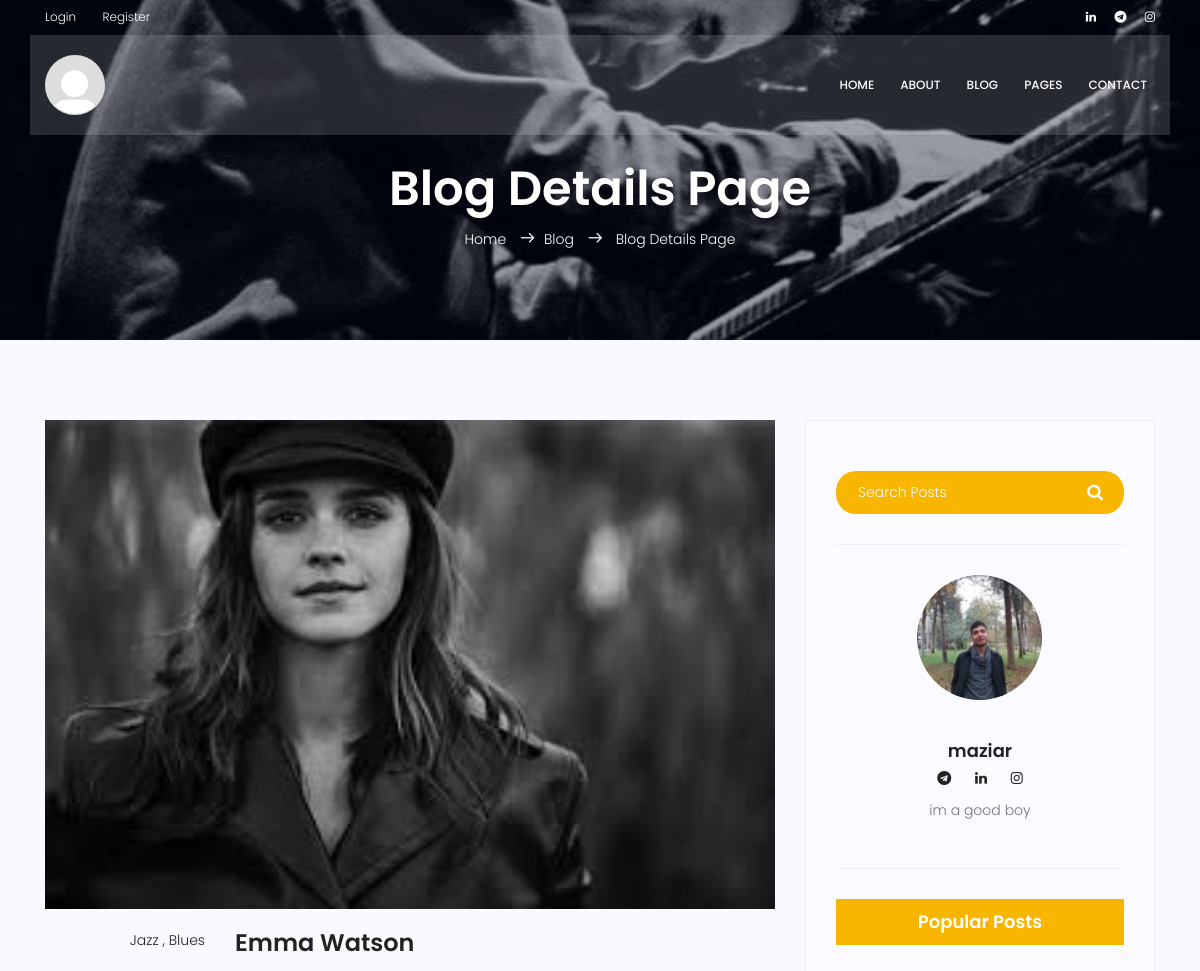
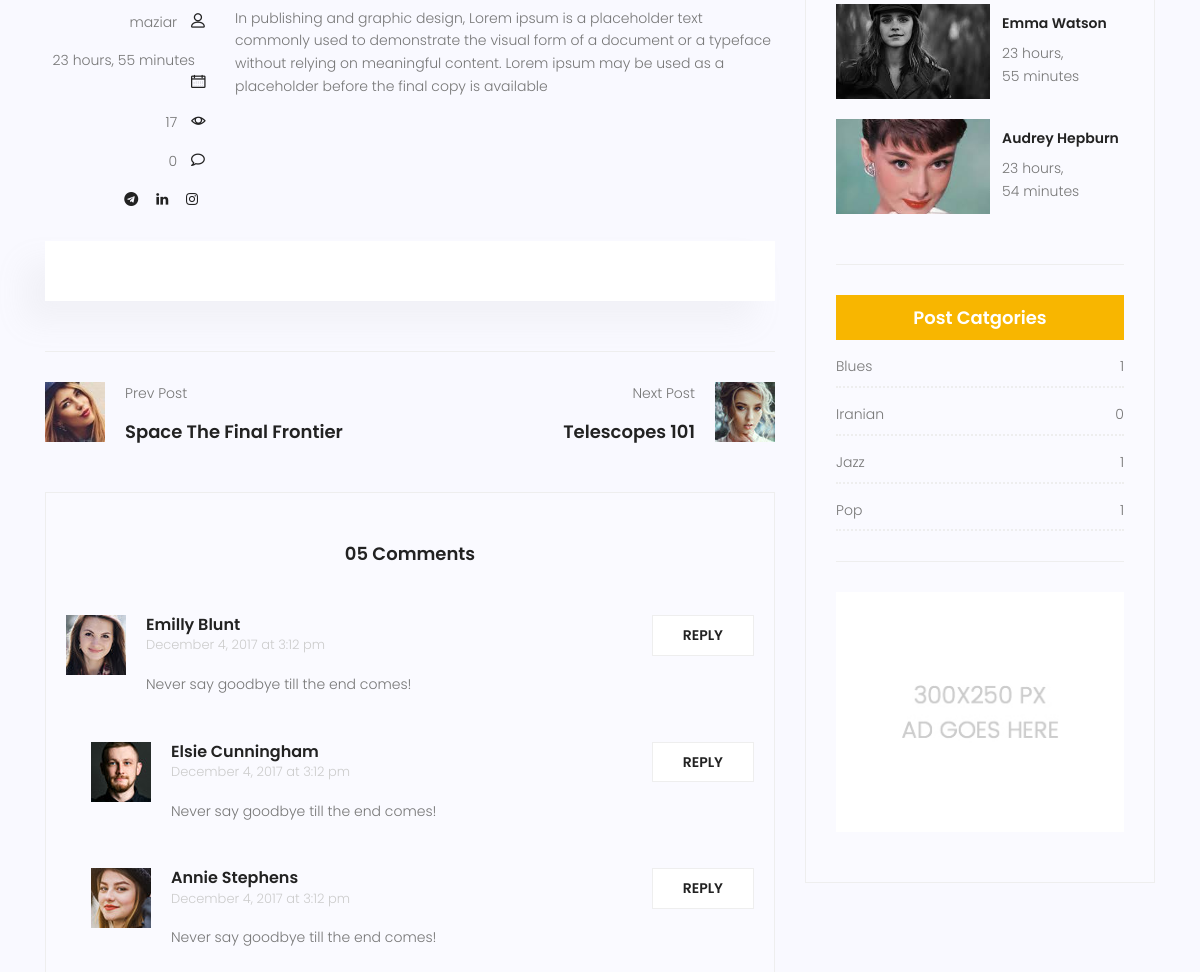
The app's page /blog/single-view/1 (upper part), older data (2 pictures, top to bottom).
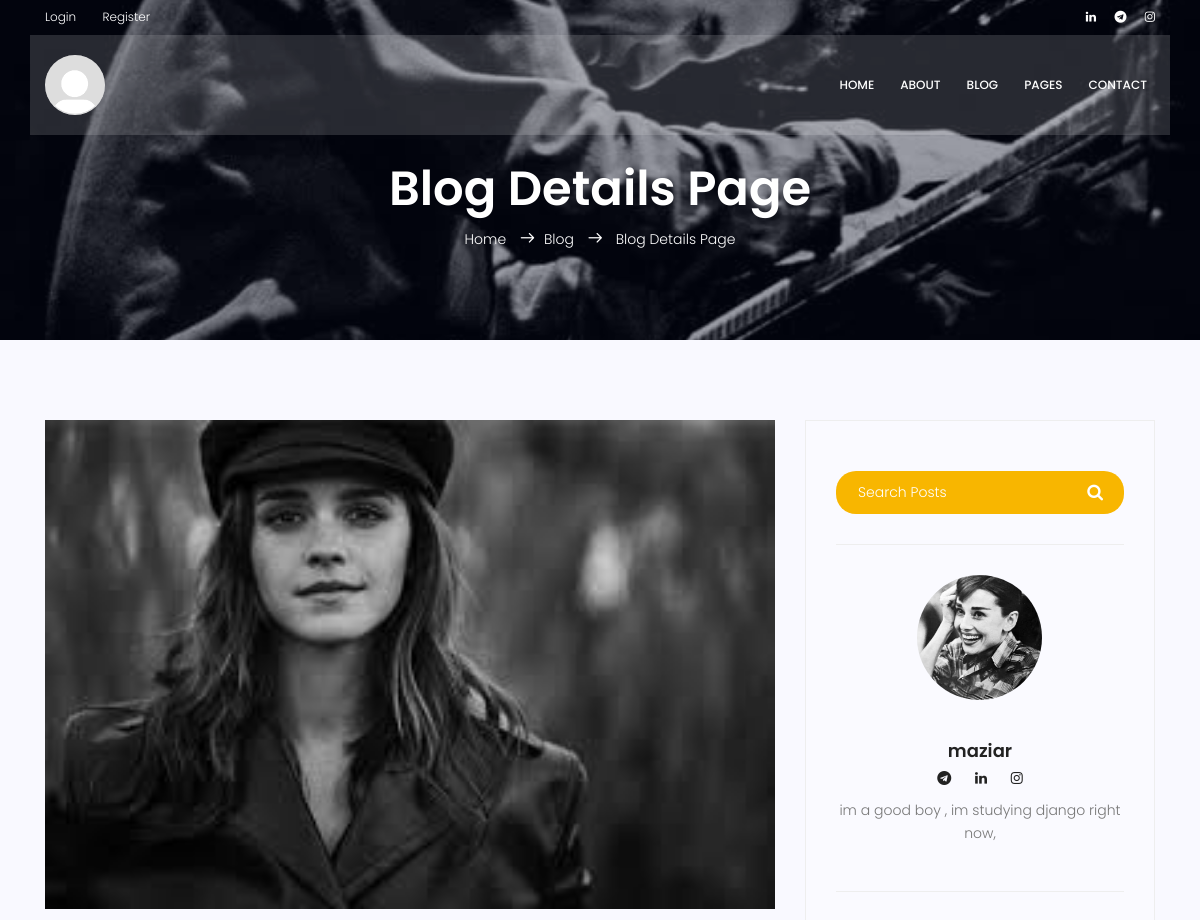
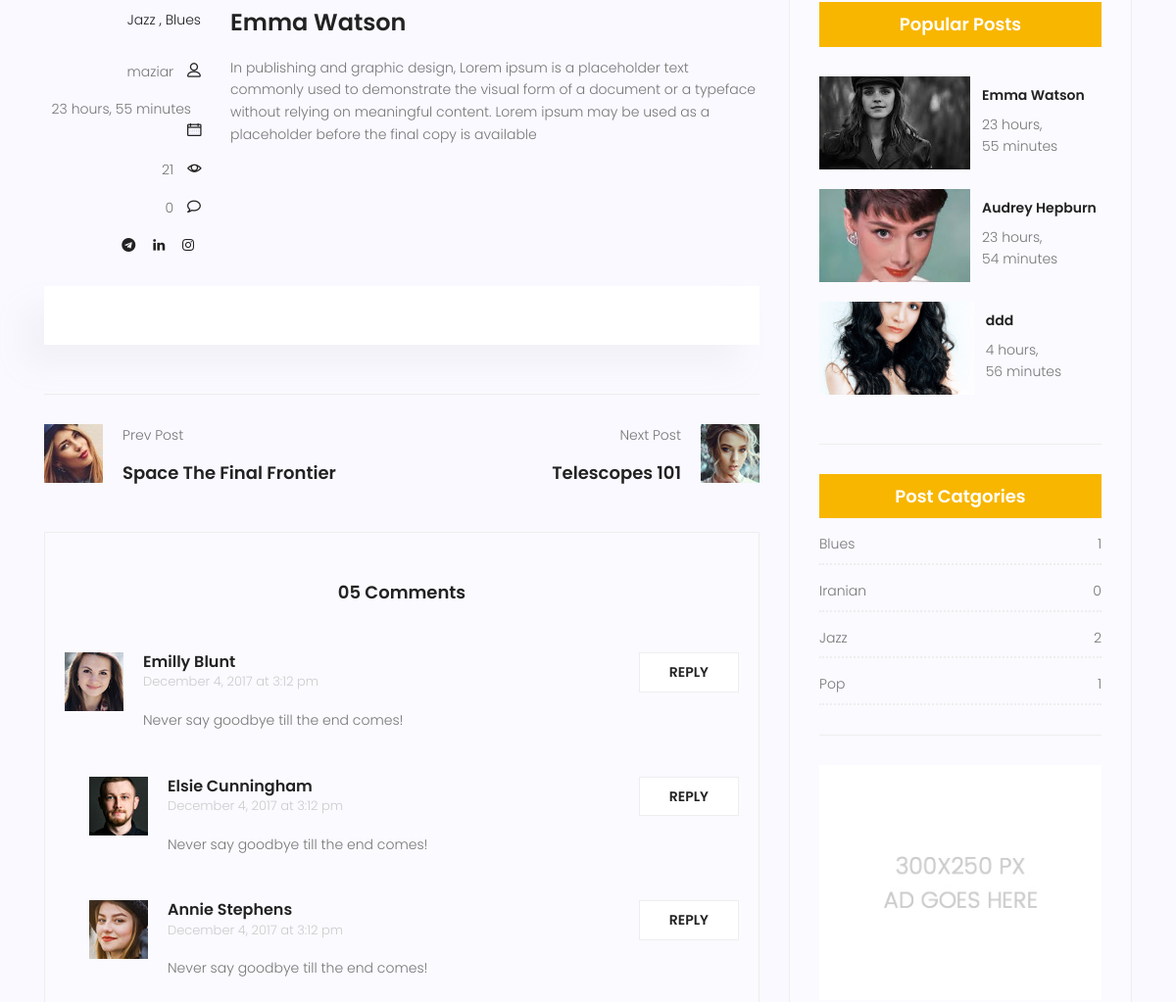
The same page, newer data (2 pictures, top to bottom).
### blog/models.py (models this page shows, shortened)
class Category(models.Model):
    title=models.CharField(max_length=100)
    slug=models.SlugField()
    def __str__(self):
        return self.slug

class Post(models.Model):
    title= models.CharField(max_length=100)
    content=models.TextField()
    category=models.ManyToManyField(Category)
    created=models.DateTimeField(auto_now_add=True)
    updated=models.DateTimeField(auto_now=True)
    image_file=models.ImageField(upload_to='post_image_files')
    audio_file = models.FileField(upload_to='post_audio_files',null=True,blank=True)
    counted_views = models.IntegerField(default=1)
    post_author=models.ForeignKey(User,on_delete=models.CASCADE)
    likes=models.ManyToManyField(User,related_name='post_likes',null=True,blank=True)
    def get_absolute_url(self):
       return reverse('blog:single_view',kwargs={'pk':self.id})

### account/models.py (models this page shows, shortened)
class Profile(models.Model):
    user = models.OneToOneField(User,on_delete=models.CASCADE)
    follow = models.ManyToManyField('self',related_name='follwed_by',
                                    symmetrical=False,blank=True)
    bio = models.TextField(default='No Bio')
    profile_image = models.ImageField(upload_to='profile_images',default='default_profile.png')
    linkedin_id=models.CharField(max_length=120,blank=True,null=True,default='s')
    instagram_id=models.CharField(max_length=120,blank=True,null=True,default='s')
    telegram_id=models.CharField(max_length=120,blank=True,null=True,default='s')
    created = models.DateTimeField(auto_now_add=True)
    updated = models.DateTimeField(auto_now=True)

### blog/views.py (the view)
# urls.py: path('single-view/<int:pk>',BlogSingleView.as_view(), name='single_view'),
class BlogSingleView(DetailView):
    model=Post
    template_name='blog/blog-single.html'
    context_object_name='post'
    def get_context_data(self,**kwargs):
        context= super().get_context_data(**kwargs)
        Post.objects.filter(id=self.kwargs.get('pk')).update(counted_views=F('counted_views') + 1)
        return context

### account/templatetags/account_custom_tags.py (called while the page is built)
@register.inclusion_tag('account/writer-info.html')
def writer_widget(pid):
    profile=Profile.objects.get(id=pid)
    return {
        'profile':profile
    }

### blog/templatetags/blog_custom_tags.py (called while the page is built)
@register.inclusion_tag('blog/post-category.html')
def post_category():
    category_counts=Category.objects.annotate(post_count=Count('post'))
    print(category_counts)
    cat_dict={}
    for category in category_counts:
        category_title=category.title
        category_count=category.post_count
        cat_dict[category_title]=category_count
    return {
        'categories':cat_dict,
         }

@register.inclusion_tag('blog/popular-posts.html')
def popular_posts():
  posts = Post.objects.order_by('-counted_views')[:4]
  return {
    'posts':posts
  }

### templates/blog/blog-single.html (shortened to what the changed rows need)
{% extends 'base.html' %}
{% load static %}
{% load blog_custom_tags %}
{% load account_custom_tags %}
{% block content %}
			<section class="relative about-banner">
				<div class="container">
					<div class="row d-flex align-items-center justify-content-center">
						<div class="about-content col-lg-12">
							<h1 class="text-white">
								Blog Details Page
							</h1>
						</div>
					</div>
				</div>
			</section>
			<section class="post-content-area single-post-area">
				<div class="container">
					<div class="row">
						<div class="col-lg-8 posts-list">
							<div class="single-post row">
								<div class="col-lg-12">
									<div class="feature-img">
										<img class="img-fluid" src="{{post.image_file.url}}" alt="">
									</div>
								</div>
								<div class="col-lg-3  col-md-3 meta-details">
									<ul class="tags">
										{% for cat in post.category.all %}
										<li><a href="#">
											{{cat.title}}
											{% if not forloop.last %}
											,
											{% endif %}
										</a></li>
										{% endfor %}
									</ul>
									<div class="user-details row">
										<p class="user-name col-lg-12 col-md-12 col-6"><a href="#">{{post.post_author.username}}</a> <span class="lnr lnr-user"></span></p>
										<p class="date col-lg-12 col-md-12 col-6"><a href="#">{{post.created|timesince}}</a> <span class="lnr lnr-calendar-full"></span></p>
										<p class="view col-lg-12 col-md-12 col-6"><a href="#">{{post.counted_views}}</a> <span class="lnr lnr-eye"></span></p>
										<p class="comments col-lg-12 col-md-12 col-6"><a href="#">{{post.comment_set.count}}</a> <span class="lnr lnr-bubble"></span></p>
									</div>
								</div>
								<div class="col-lg-9 col-md-9">
									<h3 class="mt-20 mb-20">{{post.title}}</h3>
									<p class="excert">
										{{post.content}}
									</p>
								</div>
							</div>
						</div>
						<div class="col-lg-4 sidebar-widgets">
							<div class="widget-wrap">
								{% writer_widget post.post_author.id %}
								{% popular_posts %}
								{% post_category %}
							</div>
						</div>
					</div>
				</div>
			</section>
		{% endblock %}

### templates/account/writer-info.html
{% load static %}
<div class="single-sidebar-widget user-info-widget">
    <img style="border-radius:  50%;" src="{{profile.profile_image.url}}" alt="">
    <a href="#"><h4>{{profile.user}}</h4></a>
    <ul class="social-links">
        <li><a href="{{profile.telegram_id}}"><i class="fa fa-telegram"></i></a></li>
        <li><a href="{{profile.linkedin_id_id}}"><i class="fa fa-linkedin"></i></a></li>
        <li><a href="{{profile.instagram_id}}"><i class="fa fa-instagram"></i></a></li>
    </ul>
    <p>
        {{profile.bio}}
    </p>
</div>

### templates/blog/popular-posts.html
{% load static %}
<div class="single-sidebar-widget popular-post-widget">
    <h4 class="popular-title">Popular Posts</h4>
    <div class="popular-post-list">
        {% for post in posts %}
            <div class="single-post-list d-flex flex-row align-items-center">
                <div class="thumb">
                    <img class="img-fluid" src="{{post.image_file.url}}" alt="">
                </div>
                <div class="details">
                    <a href="{{post.get_absolute_url}}"><h6>{{post.title}}</h6></a>
                    <p>{{post.created|timesince}}</p>
                </div>
            </div>
        {% endfor %}
    </div>
</div>

### templates/blog/post-category.html (shortened to what this page needs)
{% load static %}
<div class="single-sidebar-widget post-category-widget">
	<h4 class="category-title">Post Catgories</h4>
	<ul class="cat-list">
		{% for cat,value in categories.items %}
			<li>
				<a href="#" class="d-flex justify-content-between">
					<p>{{cat}}</p>
					<p>{{value}}</p>
				</a>
			</li>
		{% endfor %}
	</ul>
</div>

Row changes from the older to the newer data that the page shows:
changed Post "Emma Watson": counted_views "17" → "21"
changed Profile "maziar": profile_image: a different picture; bio "im a good boy" → "im a good boy , im studying django right now,"
added Post: image_file (picture), title "ddd", created "4 hours, 56 minutes"
Text that changed along with them:
new list line: "Jazz"
new list line: "2"
list line gone: "Jazz"
list line gone: "1"
